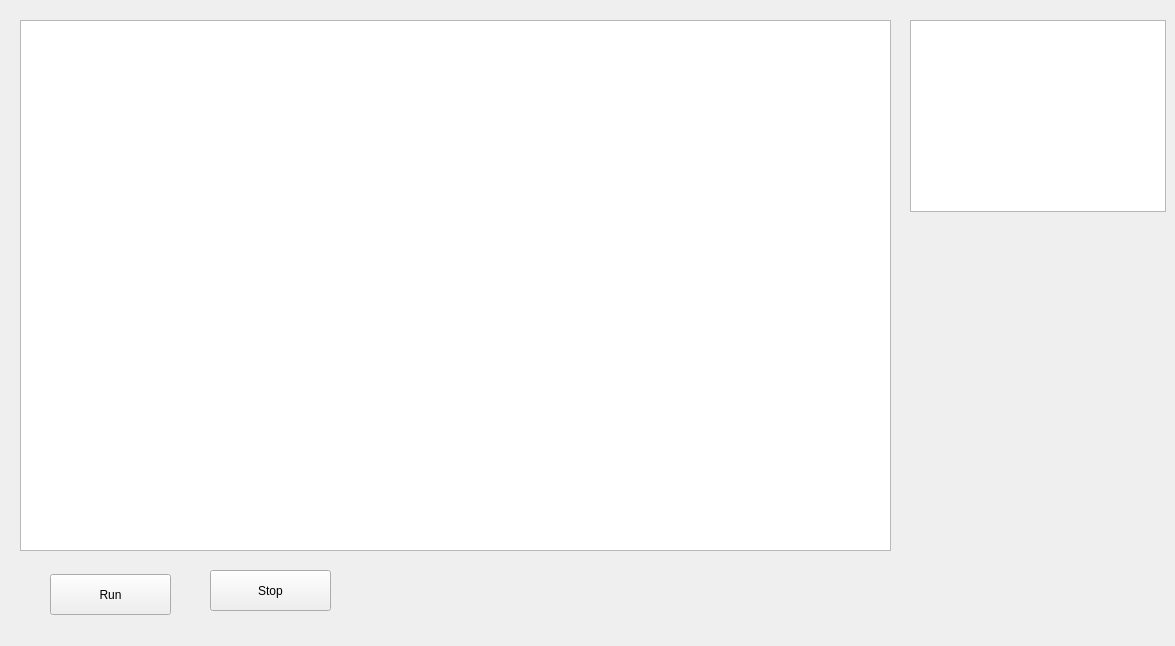
<?xml version="1.0" encoding="UTF-8"?>
<ui version="4.0">
 <class>Localization</class>
 <widget class="QWidget" name="Localization">
  <property name="geometry">
   <rect>
    <x>0</x>
    <y>0</y>
    <width>1175</width>
    <height>646</height>
   </rect>
  </property>
  <property name="windowTitle">
   <string>Form</string>
  </property>
  <widget class="QGraphicsView" name="graphicsView_pos">
   <property name="geometry">
    <rect>
     <x>20</x>
     <y>20</y>
     <width>871</width>
     <height>531</height>
    </rect>
   </property>
  </widget>
  <widget class="QPushButton" name="pushButton">
   <property name="geometry">
    <rect>
     <x>50</x>
     <y>574</y>
     <width>121</width>
     <height>41</height>
    </rect>
   </property>
   <property name="text">
    <string>Run</string>
   </property>
  </widget>
  <widget class="QPushButton" name="pushButton_2">
   <property name="geometry">
    <rect>
     <x>210</x>
     <y>570</y>
     <width>121</width>
     <height>41</height>
    </rect>
   </property>
   <property name="text">
    <string>Stop</string>
   </property>
  </widget>
  <widget class="QGraphicsView" name="graphicsView_control">
   <property name="geometry">
    <rect>
     <x>910</x>
     <y>20</y>
     <width>256</width>
     <height>192</height>
    </rect>
   </property>
  </widget>
 </widget>
 <resources/>
 <connections/>
</ui>
